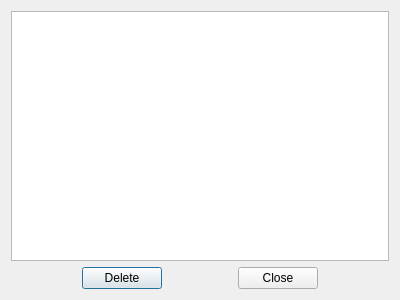
<?xml version="1.0" encoding="UTF-8"?>
<ui version="4.0">
 <class>ShowDialog</class>
 <widget class="QDialog" name="ShowDialog">
  <property name="geometry">
   <rect>
    <x>0</x>
    <y>0</y>
    <width>400</width>
    <height>300</height>
   </rect>
  </property>
  <property name="windowTitle">
   <string>Dictionary edit</string>
  </property>
  <property name="windowIcon">
   <iconset resource="qword.qrc">
    <normaloff>:/images/logo.png</normaloff>:/images/logo.png</iconset>
  </property>
  <layout class="QVBoxLayout" name="verticalLayout">
   <item>
    <widget class="QListWidget" name="lstWords"/>
   </item>
   <item>
    <layout class="QHBoxLayout" name="horizontalLayout">
     <item>
      <spacer name="horizontalSpacer_2">
       <property name="orientation">
        <enum>Qt::Horizontal</enum>
       </property>
       <property name="sizeHint" stdset="0">
        <size>
         <width>40</width>
         <height>20</height>
        </size>
       </property>
      </spacer>
     </item>
     <item>
      <widget class="QPushButton" name="btnDelete">
       <property name="text">
        <string>Delete</string>
       </property>
      </widget>
     </item>
     <item>
      <spacer name="horizontalSpacer">
       <property name="orientation">
        <enum>Qt::Horizontal</enum>
       </property>
       <property name="sizeHint" stdset="0">
        <size>
         <width>40</width>
         <height>20</height>
        </size>
       </property>
      </spacer>
     </item>
     <item>
      <widget class="QPushButton" name="btnClose">
       <property name="text">
        <string>Close</string>
       </property>
      </widget>
     </item>
     <item>
      <spacer name="horizontalSpacer_3">
       <property name="orientation">
        <enum>Qt::Horizontal</enum>
       </property>
       <property name="sizeHint" stdset="0">
        <size>
         <width>40</width>
         <height>20</height>
        </size>
       </property>
      </spacer>
     </item>
    </layout>
   </item>
  </layout>
 </widget>
 <resources>
  <include location="qword.qrc"/>
 </resources>
 <connections/>
</ui>
